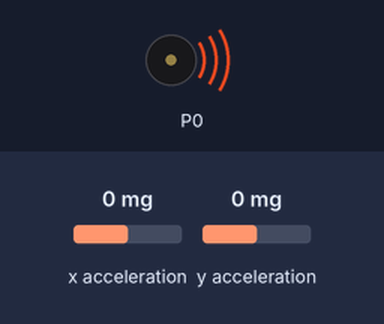
Simulated run of this program. Board: BBC micro:bit (MakeCode). On the bench: buzzer (waves = sounding). The inputs (shaded band) are chosen by the test bench; at power-on: y acceleration 0 mg, x acceleration 0 mg. Random numbers come from a fixed seed.

Above: at 1.2 s.
1.3 s: y acceleration set to -1440 mg
4.3 s: x acceleration set to -727 mg
7.3 s: x acceleration set to -803 mg
8.8 s: x acceleration set to -750 mg
At 11.7 s:
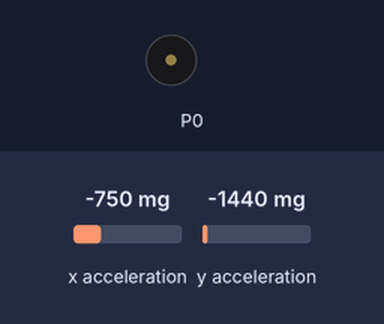
11.8 s: x acceleration set to -1440 mg
Timing chart, 0 to 14.3 s (numbered marks = the images above; inputs shaded):
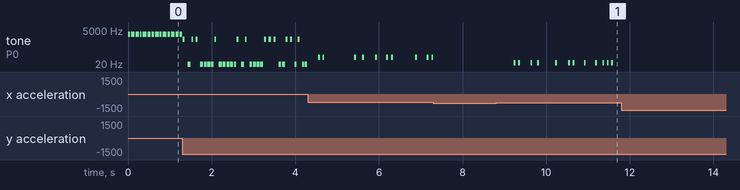

Measured:
- after the input at 8.8 s, tone on P0: plays 25 Hz for 0.04 s, 25 Hz for 0.05 s, 25 Hz for 0.04 s, 25 Hz for 0.04 s, 25 Hz for 0.04 s, 25 Hz for 0.04 s … (12 notes in this stretch), starting after 0.42 s
- after the input at 11.8 s, every drawn part: stays the same
- by itself, tone on P0: plays 60 Hz for 0.04 s, 60 Hz for 0.04 s, 60 Hz for 0.04 s, 60 Hz for 0.04 s, 60 Hz for 0.05 s, 60 Hz for 0.05 s … (10 notes in this stretch)

The program:

main.ts
```typescript
let currFreq = 0
let lastFreq = 0
basic.forever(function () {
    currFreq = Math.map(input.acceleration(Dimension.X), -1024, 1023, 1, 5000)
    music.playSoundEffect(music.createSoundEffect(
    WaveShape.Sine,
    Math.map(input.acceleration(Dimension.X), -1024, 1023, 1, 5000),
    Math.map(input.acceleration(Dimension.Y), -1024, 1023, 1, 5000),
    randint(0, 1024),
    randint(0, 1024),
    randint(40, 100),
    SoundExpressionEffect.None,
    InterpolationCurve.Curve
    ), SoundExpressionPlayMode.UntilDone)
    lastFreq = currFreq
})
```

test.ts
```typescript
// 在這裡測試；當此封包作為擴充功能時，將不會編譯此內容。
```
